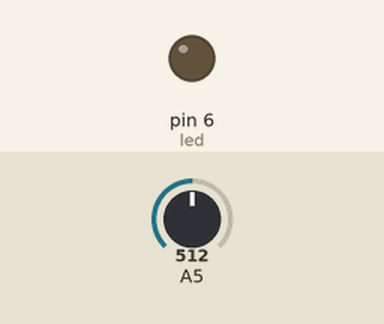
Recording of a sketch running on a simulated Arduino Uno, built with avr-gcc and run on an emulated ATmega328P. Parts: output pins drawn as LEDs (lit = HIGH). Dashed ring = blinking. The test bench sets the inputs (shaded band); at power-on: A5 = 512. What the sketch prints to the serial monitor is not drawn.

Above: at 0.6 s.
At 1.3 s:
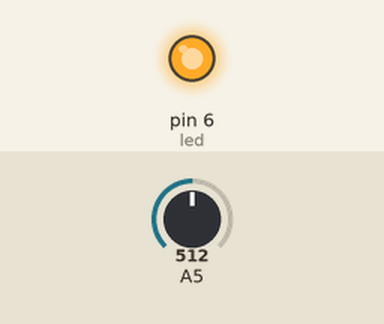
1.4 s: A5 set to 308
At 1.69 s:
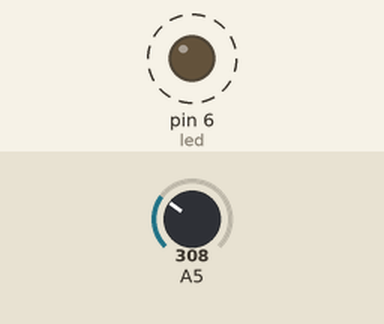
4.5 s: A5 set to 289
7.6 s: A5 set to 0
Timing chart, 0 to 10.6 s (numbered marks = the images above; inputs shaded):
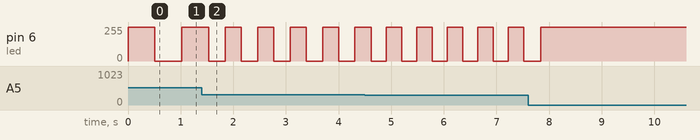

Measured:
- after the input at 1.4 s, pin 6 (led): alternates 255/255 for 0.31 s and 0/255 for 0.31 s, starting after 0.45 s

The sketch:

pot.ino
```cpp
int led = 6;
void setup() {
 pinMode(led, OUTPUT);
 // This turns on the serial connection
 Serial.begin(9600);
}

void loop() {
  int pot;
  digitalWrite(led, HIGH);
  pot = analogRead(A5);
  // The Serial.print command doesn't issue a new line
  Serial.print(pot);
  delay(pot);
  // so we can print a comma
  Serial.print(",");
  // then make a new reading
  pot = analogRead(A5);
  // And print another value with a newline
  Serial.println(pot);
  digitalWrite(led, LOW);
  delay(pot);
}
```
